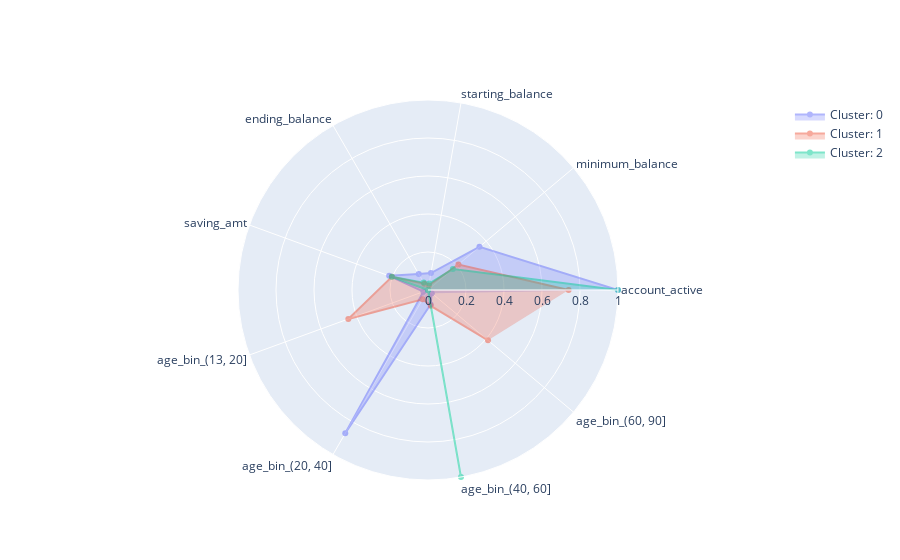

Here is the notebook cell this chart was saved with:
### Code cell
plot_radar(saving_radar)

### Figure 1 — Plotly figure (JSON) as saved in the notebook; plotly's stock layout.template omitted (floating-point values rounded to 4 significant figures)
{"data": [{"fill": "toself", "name": "Cluster: 0", "opacity": 0.5, "r": [1, 0.3534, 0.09036, 0.09717, 0.2175, 0.02586, 0.8707, 0.07759, 0.02586], "theta": ["account_active", "minimum_balance", "starting_balance", "ending_balance", "saving_amt", "age_bin_(13, 20]", "age_bin_(20, 40]", "age_bin_(40, 60]", "age_bin_(60, 90]"], "type": "scatterpolar", "visible": true}, {"fill": "toself", "name": "Cluster: 1", "opacity": 0.5, "r": [0.7401, 0.209, 0.02455, 0.0375, 0.2023, 0.4463, 0.0565, 0.08475, 0.4124], "theta": ["account_active", "minimum_balance", "starting_balance", "ending_balance", "saving_amt", "age_bin_(13, 20]", "age_bin_(20, 40]", "age_bin_(40, 60]", "age_bin_(60, 90]"], "type": "scatterpolar", "visible": true}, {"fill": "toself", "name": "Cluster: 2", "opacity": 0.5, "r": [1, 0.1709, 0.0342, 0.04492, 0.2023, 0, 0, 1, 0], "theta": ["account_active", "minimum_balance", "starting_balance", "ending_balance", "saving_amt", "age_bin_(13, 20]", "age_bin_(20, 40]", "age_bin_(40, 60]", "age_bin_(60, 90]"], "type": "scatterpolar", "visible": true}], "layout": {"autosize": true, "polar": {"angularaxis": {"type": "category"}, "radialaxis": {"autorange": false, "range": [0, 1], "type": "linear", "visible": true}}, "showlegend": true}}
